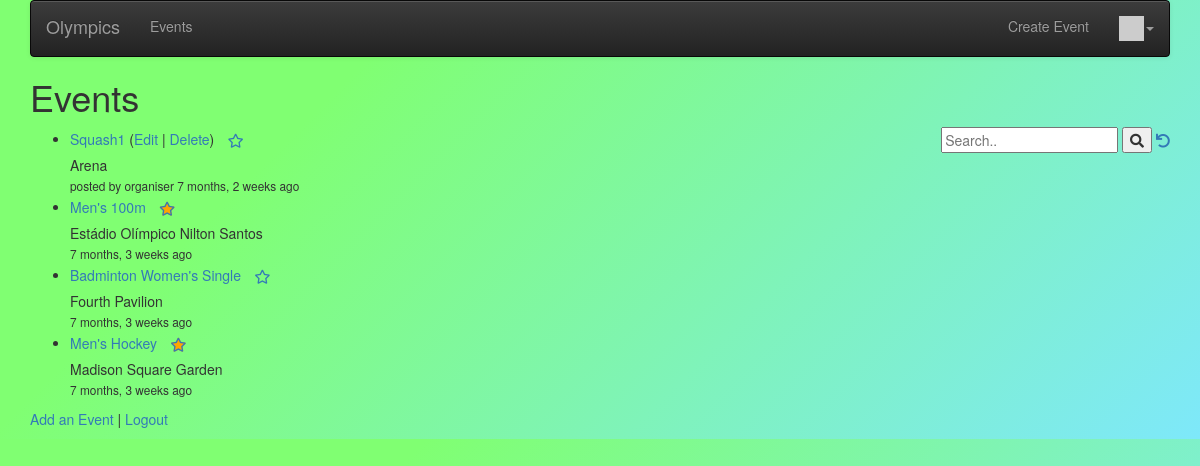
The page /events/ (signed in) on the database as committed earlier.
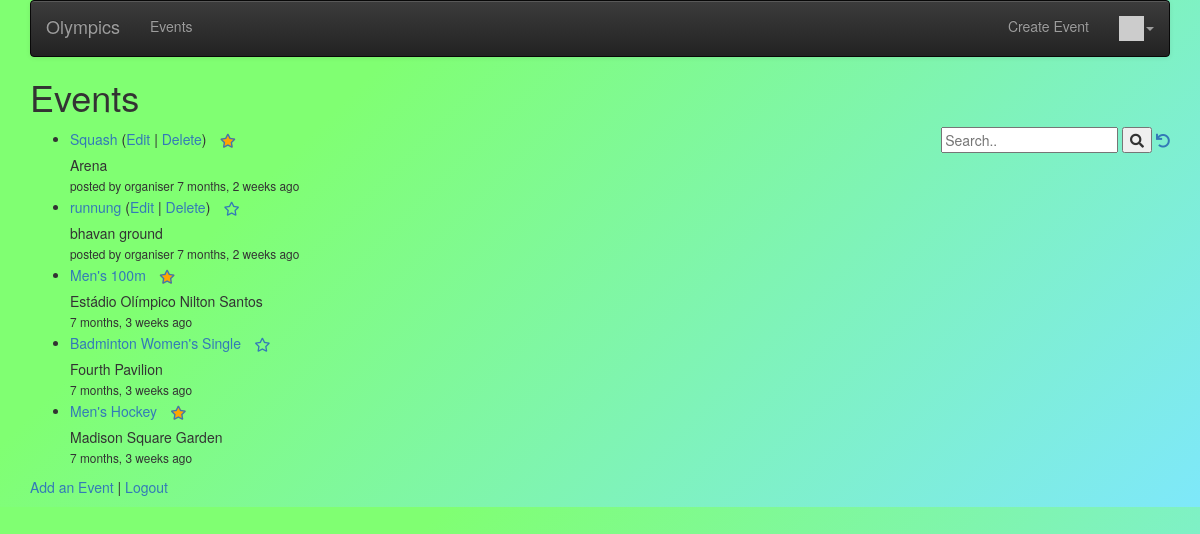
The same page on the database as committed later.
### events/models.py (models this page shows, shortened)
class Event(models.Model):
    name = models.CharField(max_length=64)
    stadium = models.CharField(max_length=64)
    area = models.CharField(max_length=64)
    athletes = models.ManyToManyField(Athlete, through='Participation', related_name='athlete_list')
    owner = models.ForeignKey(settings.AUTH_USER_MODEL, on_delete=models.CASCADE, null=True)
    important = models.ManyToManyField(settings.AUTH_USER_MODEL,
        through='Imp', related_name='important_events')
    comments = models.ManyToManyField(settings.AUTH_USER_MODEL,
        through='Comment', related_name='comments_owned')
    event_at = models.DateTimeField(null=True)
    picture = models.BinaryField(null=True, editable=True)
    content_type = models.CharField(max_length=256, null=True, help_text='The MIMEType of the file')
    created_at = models.DateTimeField(auto_now_add=True, null=True)
    updated_at = models.DateTimeField(auto_now=True, null=True)

### events/views.py (the view)
# urls.py: path('', views.EventListView.as_view()),
class EventListView(OwnerListView):
    model = Event
    template_name = "events/event_list.html"
    def get(self, request) :
        event_list = Event.objects.all()
        important = list()
        if request.user.is_authenticated:
            rows = request.user.important_events.values('id')
            important = [ row['id'] for row in rows ]
        strval =  request.GET.get("search", False)
        if strval :
            query = Q(name__contains=strval)
            query.add(Q(stadium__contains=strval), Q.OR)
            objects = Event.objects.filter(query).select_related().order_by('-updated_at')[:10]
        else :
            objects = Event.objects.all().order_by('-updated_at')[:10]
        for obj in objects:
            obj.natural_updated = naturaltime(obj.updated_at)
        ctx = {'event_list0' : event_list, 'important': important, 'event_list' : objects, 'search': strval}
        retval = render(request, self.template_name, ctx)
        dump_queries()
        return retval;

### events/utils.py (called while the page is built)
def dump_queries() :
    qs = connection.queries
    for q in qs:
        print(q)

### home/context_processors.py (called while the page is built)
def settings(request):
    return {
        'settings': django_settings,
    }

### home/templatetags/app_tags.py (called while the page is built)
@register.filter(name='gravatar')
def gravatar(user, size=35):
    email = str(user.email.strip().lower()).encode('utf-8')
    email_hash = md5(email).hexdigest()
    url = "//www.gravatar.com/avatar/{0}?s={1}&d=identicon&r=PG"
    return url.format(email_hash, size)

### events/templates/events/event_list.html (shortened to what this page needs)
{% extends "base_menu.html" %}
{% block content %}
<h1>Events</h1>
<div style="float:right">
<form>
  <input type="text" placeholder="Search.." name="search"
  >
  <button type="submit"><i class="fa fa-search"></i></button>
<a href="{% url 'events:all' %}"><i class="fa fa-undo"></i></a>
</form>
</div>
<p>
{% if event_list %}
<ul>
  {% for event in event_list %}
    <li>
        <a href="{% url 'events:event_detail'  event.id %}">{{ event.name }}</a>
        {% if event.owner == user %}
        (<a href="{% url 'events:event_update' event.id %}">Edit</a> |
        <a href="{% url 'events:event_delete' event.id %}">Delete</a>)
        {% endif %}
        {% if user.is_authenticated %}
        <a href="#" onclick=
            "impPost('{% url 'events:event_unimportant' event.id %}', {{ event.id }} );return false;"
            id="imp_star_{{event.id}}">
        <span class="fa-stack" style="vertical-align: middle;">
        <i class="fa fa-star fa-stack-1x" style="color: orange;"></i>
        <i class="fa fa-star-o fa-stack-1x"></i>
        </span>
        </a>
        <a href="#" onclick=
             "impPost('{% url 'events:event_important' event.id %}', {{ event.id }} );return false;"
            id="unimp_star_{{event.id}}">
        <span class="fa-stack" style="vertical-align: middle;">
        <i class="fa fa-star-o fa-stack-1x"></i>
        </span>
        </a>
        <br/>
        {% endif %}
        <div style="left:10px">
            {% if event.stadium|length < 100 %}
                {{ event.stadium }}
            {% else %}
                {{ event.stadium|slice:"0:99" }}
                <a href="{% url 'events:event_detail'  event.id %}">...</a>
            {% endif %}
        </div>
        <small>
        {% if event.owner.username %}
            posted by {{ event.owner.username }}
        {% endif %}
        {{ event.natural_updated }}
        </small>
    </li>
  {% endfor %}
</ul>
{% else %}
  <p>There are no events in the database.</p>
{% endif %}
</p>
<p>
<a href="{% url 'events:event_create' %}">Add an Event</a> |
{% if user.is_authenticated %}
<a href="{% url 'logout' %}?next={% url 'events:all' %}">Logout</a>
{% else %}
<a href="{% url 'login' %}?next={% url 'events:all' %}">Login</a>
{% endif %}
</p>
{% endblock %}

Rows that differ between the two databases and show on the page:
changed Event "Arena": name "Squash1" → "Squash"
added Event: name "runnung", shows "Edit", stadium "bhavan ground", owner.username "organiser", natural_updated "7 months, 2 weeks ago"
